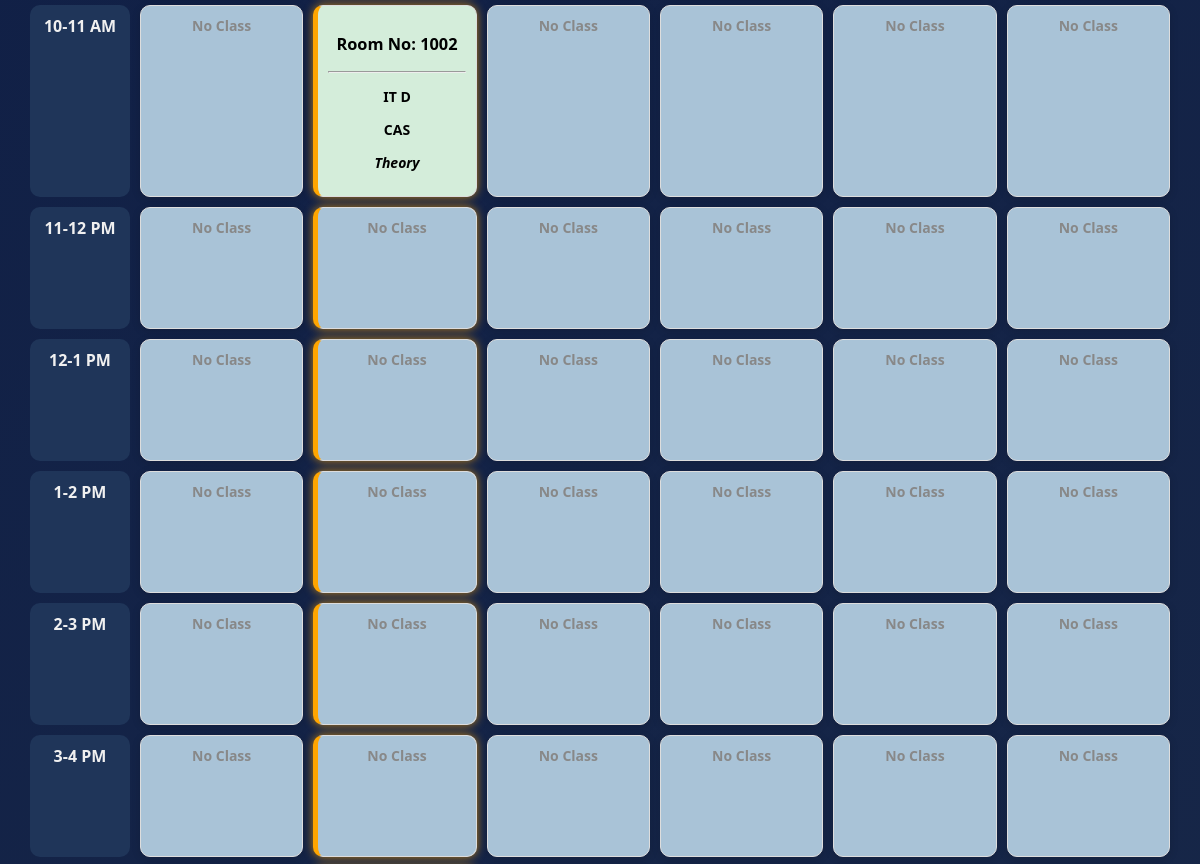
Page /schedule/1002/ (middle part) on the earlier database version.
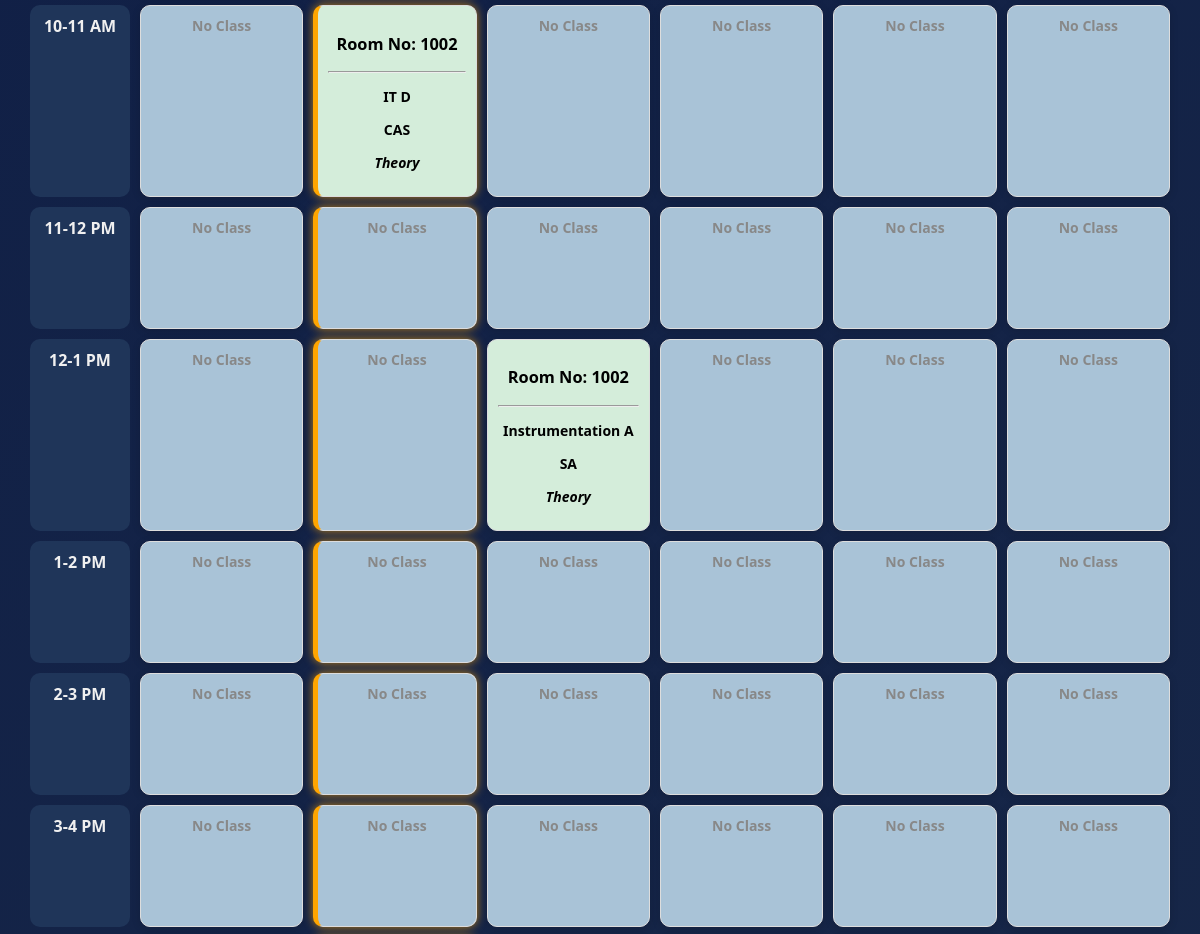
Same page on the later database version.
### TimeTable/models.py (models this page shows, shortened)
class FacultysTT(models.Model):
    DAYS_CHOICES = [
        ("Monday", "Monday"),
        ("Tuesday", "Tuesday"),
        ("Wednesday", "Wednesday"),
        ("Thursday", "Thursday"),
        ("Friday", "Friday"),
        ("Saturday", "Saturday"),
    ]
    TIME_SLOT_CHOICES = [
        ("8-9 AM", "8-9 AM"),
        ("9-10 AM", "9-10 AM"),
        ("10-11 AM", "10-11 AM"),
        ("11-12 PM", "11-12 PM"),
        ("12-1 PM", "12-1 PM"),
        ("1-2 PM", "1-2 PM"),
        ("2-3 PM", "2-3 PM"),
        ("3-4 PM", "3-4 PM"),
        ("4-5 PM", "4-5 PM"),
        ("5-6 PM", "5-6 PM"),
    ]
    CLASS_TYPE_CHOICES = [
        ("Theory", "Theory"),
        ("Lab", "Lab"),
        ("Tutorial", "Tutorial"),
    ]
    SEM_CHOICES = [(str(i), str(i)) for i in range(1, 8 + 1)]  # 1 to 8
    BATCH_CHOICES = [
        ("all", "All"),
        ("1", "1"),
        ("2", "2"),
        ("3", "3"),
    ]
    YEAR_CHOICES = {
        ("FY","FY"),
        ("SY","SY"),
        ("TY","TY"),
        ("4Y","4Y")
    }
    teachersID = models.IntegerField(default=00000)
    teacher_name = models.ForeignKey(Flogin, on_delete=models.SET_NULL, null=True, related_name="timetable_entries")
    day = models.CharField(max_length=10, choices=DAYS_CHOICES)
    time_slot = models.CharField(max_length=10, choices=TIME_SLOT_CHOICES)
    room_no = models.CharField(max_length=10)
    year = models.CharField(max_length=2, default=None, null=True, choices=YEAR_CHOICES)
    semester = models.CharField(max_length=2,default="NA", choices=SEM_CHOICES)
    course_name = models.CharField(max_length=100, choices=BRANCHES_CHOICES)
    div = models.CharField(max_length=1,default="A")
    subject_name = models.CharField(max_length=100)
    class_type = models.CharField(max_length=10, choices=CLASS_TYPE_CHOICES)
    batch = models.CharField(max_length=10, choices=BATCH_CHOICES, default="all")

### ASEP2/views.py (the view, shortened to what this page needs)
# urls.py: path('schedule/', views.schedule, name='own_schedule'),
def schedule(request, identifier=None):
    data = {}
    today_date = date.today()
    user_data = request.session.get("user")
    role = request.session.get("role")
    is_room_view = False
    TTd = []
    temp_tt = []
    canceled = []
    if identifier is None and role == "Faculty":
        teacher_name = request.session.get("Name")
        TTd = FacultysTT.objects.filter(teacher_name__Name=teacher_name)
        temp_tt = TempFacultysTT.objects.filter(teacher_name=teacher_name, end_date__gte=today_date)
        canceled = CanceledClass.objects.filter(teacher_name=teacher_name, end_date__gte=today_date)
        Name = teacher_name
        data["teachersId"] = user_data["teachersID"]
    else:
        if "-" in identifier:
            try:
                course_name, year, div = identifier.split("-")
                TTd = FacultysTT.objects.filter(course_name=course_name, div=div)
                temp_tt = TempFacultysTT.objects.filter(course_name=course_name, division=div, end_date__gte=today_date)
                canceled = CanceledClass.objects.filter(course_name=course_name, division=div, end_date__gte=today_date)
                Name = f"{course_name} {year} - {div}"
                data["class"] = f"{course_name} - {div}"
            except ValueError:
                return HttpResponse("Invalid identifier format.", status=400)
        else:
            try:
                RoomNo = int(identifier)
                is_room_view = True
                TTd = FacultysTT.objects.filter(room_no=RoomNo)
                temp_tt = TempFacultysTT.objects.filter(room_no=RoomNo, end_date__gte=today_date)
                canceled = CanceledClass.objects.filter(room_no=RoomNo, end_date__gte=today_date)
                Name = f"Room {RoomNo}"
            except ValueError:
                TTd = FacultysTT.objects.filter(teacher_name__Name=identifier)
                temp_tt = TempFacultysTT.objects.filter(teacher_name=identifier, end_date__gte=today_date)
                canceled = CanceledClass.objects.filter(teacher_name=identifier, end_date__gte=today_date)
                Name = identifier
                data["teachersId"] = Flogin.objects.get(Name=identifier).teachersID if Flogin.objects.filter(Name=identifier).exists() else ""
    days = ["Monday", "Tuesday", "Wednesday", "Thursday", "Friday", "Saturday"]
    hours = ['8-9 AM', '9-10 AM', '10-11 AM', '11-12 PM', '12-1 PM', '1-2 PM',
             '2-3 PM', '3-4 PM', '4-5 PM', '5-6 PM', '6-7 PM', '7-8 PM']
    dic = {day: {} for day in days}
    for day in days:
        for hour in hours:
            dic[day][hour] = ("", "", "", "", "", "", "")  # default
            cancel_entry = next((c for c in canceled if c.day == day and c.time_slot == hour), None)
            cancel_remark = f" (Canceled)" if cancel_entry else ""
            temp_entry_found = False
            if not temp_entry_found:
                for entry in TTd:
                    if entry.day == day and entry.time_slot == hour:
                        dic[day][hour] = (
                            entry.room_no,
                            entry.subject_name,
                            entry.teacher_name,
                            entry.class_type + cancel_remark,
                            entry.course_name,
                            entry.div,
                            ""
                        )
                        break
    today = datetime.today().strftime("%A")
    sday = canceled.values_list('start_date', flat=True).first()
    eday = canceled.values_list('end_date', flat=True).first()
    data.update({
        "Name": Name,
        "Role": role,
        "days": days,
        "hours": hours,
        "today": today,
        "dic": dic,
        "sday": sday,
        "eday": eday
    })
    return render(request, 'schedule.html', data)

### TimeTable/templatetags/filters.py (called while the page is built)
@register.filter
def get_item(dictionary, key):
    if isinstance(dictionary, dict):
        return dictionary.get(key)
    return None

### templates/schedule.html (shortened to what this page needs)
{% load static %}
{% load filters %}
<!DOCTYPE html>
<html lang="en">
<head>
  <link rel="stylesheet" href="{% static 'css/schedule.css' %}">
</head>
<body>
  <div class="schedule-wrapper">
    <div class="schedule-table">
      {% for hour in hours %}
      <div class="schedule-row">
        <div class="time-slot">{{ hour }}</div>
        {% for day in days %}
        {% with day_dict=dic|get_item:day %}
        {% with class_details=day_dict|get_item:hour %}
        {% if class_details.0 %}
        <div class="schedule-box
                                    {% if day == today %}highlight-box{% endif %}
                                    {% if class_details.3 == 'Theory' %} theory-class
                                    {% elif class_details.3 == 'Lab' %} lab-class
                                    {% elif class_details.3 == 'Tutorial' %} tutorial-class
                                    {% endif %}">
          <h3>Room No: {{ class_details.0 }}</h3>
          <hr>
          <p>{{ class_details.4 }} {{ class_details.5}}</p>
          <p>{{ class_details.1 }}</p>
          <p><em>{{ class_details.3 }}</em></p>
        </div>
        {% else %}
        <div class="schedule-box empty-class {% if day == today %}highlight-box{% endif %}">
          No Class
        </div>
        {% endif %}
        {% endwith %}
        {% endwith %}
        {% endfor %}
      </div>
      {% endfor %}
    </div>
  </div>
</body>
</html>

Differences in the rows shown:
added FacultysTT: room_no "1002", course_name "Instrumentation", subject_name "SA", class_type "Theory"
Other differences:
list line gone: "No Class"
new list line: "Room No: A"
